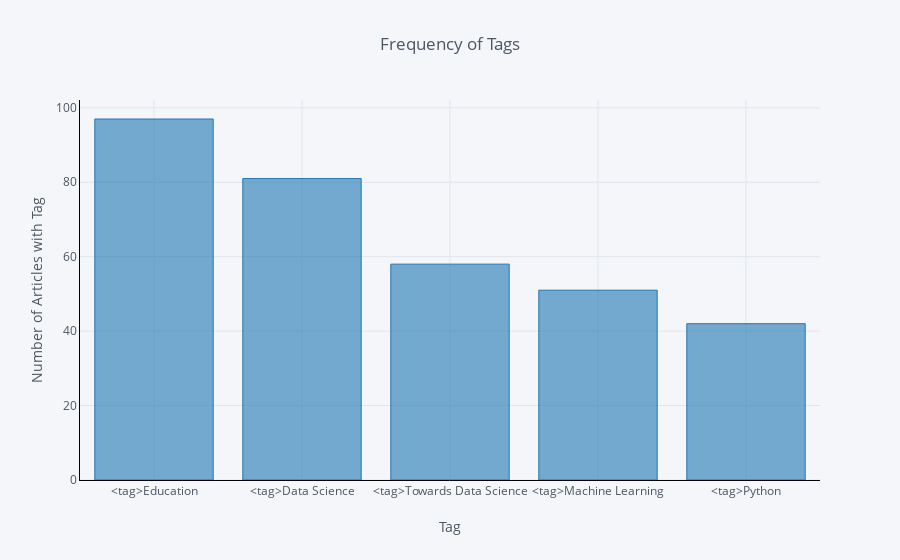

The cell this chart's notebook holds for it:
### Code cell
df[[c for c in df if '<tag>' in c]].sum().iplot(
    kind='bar',
    xTitle='Tag',
    yTitle='Number of Articles with Tag',
    sortbars=True,
    title='Frequency of Tags',
    linecolor='black')

### Figure 1 — Plotly figure (JSON) as saved in the notebook; plotly's stock layout.template omitted (floating-point values rounded to 4 significant figures)
{"data": [{"marker": {"color": "rgba(31, 119, 180, 0.6)", "line": {"color": "rgba(31, 119, 180, 1.0)", "width": 1}}, "name": "None", "orientation": "v", "text": "", "type": "bar", "uid": "483f4713-3858-4b63-ae2a-b33e9775f133", "x": ["<tag>Education", "<tag>Data Science", "<tag>Towards Data Science", "<tag>Machine Learning", "<tag>Python"], "y": [97, 81, 58, 51, 42]}], "layout": {"legend": {"bgcolor": "#F5F6F9", "font": {"color": "#4D5663"}}, "paper_bgcolor": "#F5F6F9", "plot_bgcolor": "#F5F6F9", "title": {"font": {"color": "#4D5663"}, "text": "Frequency of Tags"}, "xaxis": {"gridcolor": "#E1E5ED", "linecolor": "black", "showgrid": true, "tickfont": {"color": "#4D5663"}, "title": {"font": {"color": "#4D5663"}, "text": "Tag"}, "zerolinecolor": "#E1E5ED"}, "yaxis": {"gridcolor": "#E1E5ED", "linecolor": "black", "showgrid": true, "tickfont": {"color": "#4D5663"}, "title": {"font": {"color": "#4D5663"}, "text": "Number of Articles with Tag"}, "zerolinecolor": "#E1E5ED"}}}
